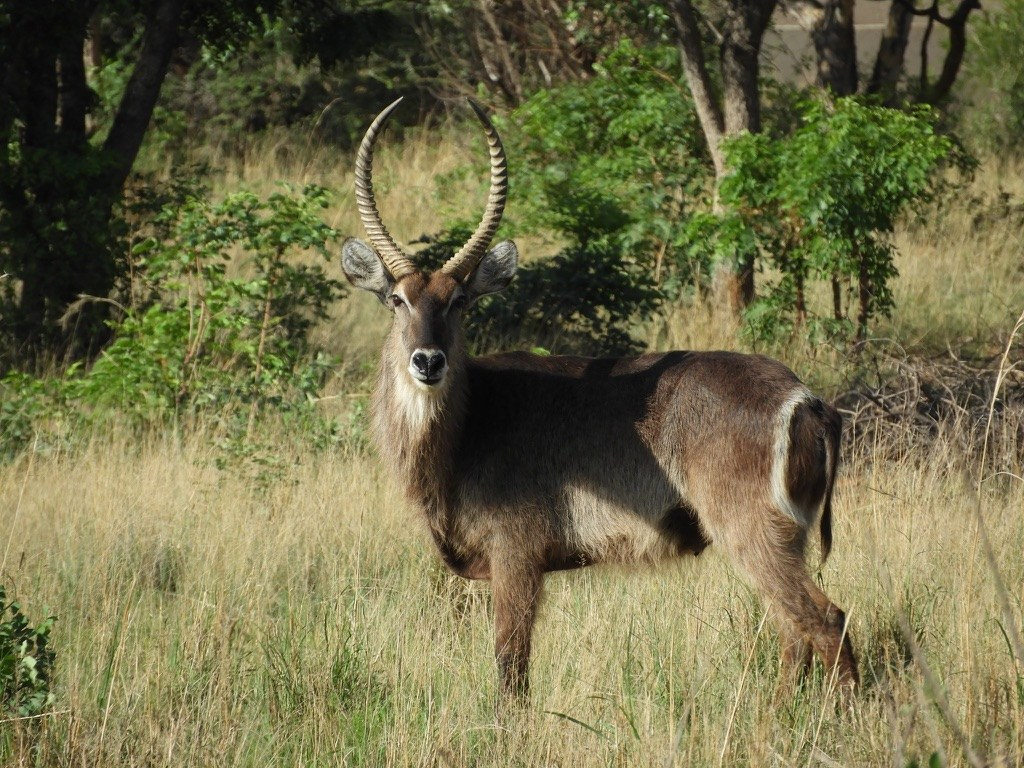
#> input picture assets/postcard_photo.jpg, 1024 x 768 px; its folder holds only this picture in this run
$ python -i quantize.py   (imports and definitions only)
#> lines starting #> are read from the running program, lines starting #| are printed output that depends on the picture; after the words box and inside, x2 and y2 are one past the last pixel; in counts of white or black regions, pixels touching at a corner belong together
#> further down, picture is the input picture: PIL image 1024x768 RGB; mean R, G, B 113, 109.6, 73.1
### src/config_schema.py
"""v5 declarative config schema.

Mirrors the dataclasses in :mod:`src.config` with extra metadata the web UI
needs (labels, descriptions, secret/editable flags, enum choices). The
schema is the single source of truth for:

- Which fields the web ``/api/config`` endpoint may patch (replaces the
  hand-rolled ``EDITABLE_FIELD_PATHS`` allowlist in ``web.config_editor``).
- Which fields are secret (api keys, passwords) and must therefore never
  be returned to the browser as plaintext.
- Which fields should render with a select/dropdown vs a free-form input.
- Human-readable labels and descriptions used by the editor template.

Adding a new editable field is a single ``FieldSpec`` entry. Adding a
brand-new section is a single ``SectionSpec`` entry. Validation of the
underlying values still flows through ``src.config.validate_config``.
"""

from __future__ import annotations

import logging
from dataclasses import dataclass
from typing import Any


@dataclass(frozen=True)
class FieldSpec:
    """Declarative metadata for one editable config field."""

    path: str
    yaml_path: tuple[str, ...]
    type: str  # "str" | "int" | "float" | "bool" | "list[str]" | "enum"
    label: str
    description: str = ""
    choices: tuple[str, ...] | None = None
    secret: bool = False
    editable: bool = True


@dataclass(frozen=True)
class SectionSpec:
    """One top-level YAML section, e.g. ``weather`` or ``display``."""

    name: str
    title: str
    fields: tuple[FieldSpec, ...]


# Accepted values for weather.one_call_version, and the one an unreadable or
# unrecognised value falls back to.  Canonical here rather than in the fetcher
# (``src.fetchers.weather_onecall`` imports these) because this module has no
# dependencies: ``src.config`` needs the default while parsing, and importing a
# fetcher there would pull the fetcher package — which imports ``src.config`` —
# into a circle.
ONE_CALL_VERSIONS = ("3.0", "4.0", "off")
DEFAULT_ONE_CALL_VERSION = "3.0"

# Canvas → 1-bit conversion modes accepted by ``display.quantization_mode``.
# ``src.render.quantize`` dispatches on these; the tuple lives here rather than
# there because that module imports PIL and this one must stay importable
# without it.
QUANTIZATION_MODES = ("threshold", "floyd_steinberg", "ordered")

# Accepted values for the remaining enum fields, shared by the editor's choices
# and validate_config so the two cannot disagree. SCALING_MODES is dispatched on
# by ``src.display.backend``, which imports PIL, so it is defined here.
DISPLAY_PROVIDERS = ("waveshare", "inky")
SCALING_MODES = ("auto", "stretch", "fit")
WEATHER_UNITS = ("imperial", "metric", "standard")
BIRTHDAY_SOURCES = ("file", "calendar", "contacts")
QUOTE_REFRESH_MODES = ("daily", "twice_daily", "hourly")


def _log_level_names() -> tuple[str, ...]:
    """Every level name ``logging`` resolves, lowest level first.

    Derived rather than listed: ``resolve_log_level`` accepts whatever
    ``logging`` knows (``CRITICAL`` and the ``FATAL``/``WARN`` aliases too),
    and a hand-written ``DEBUG/INFO/WARNING/ERROR`` dropdown could not show a
    config using the others.
    """
    mapping = getattr(logging, "getLevelNamesMapping", None)  # 3.11+
    names = mapping() if mapping is not None else dict(logging._nameToLevel)
    return tuple(
        sorted(
            (n for n in names if n != "NOTSET"),
            # Canonical name first within a level, its alias after it.
            key=lambda n: (names[n], logging.getLevelName(names[n]) != n, n),
        )
    )


LOG_LEVELS = _log_level_names()

# Rotation pseudo-themes accepted by ``theme``.  ``AVAILABLE_THEMES`` already
# carries them today, but it is derived from the registry and these three are
# resolved before ``load_theme()`` ever sees them, so name them here rather
# than trust that derivation to keep including them.
RANDOM_THEME_NAMES = ("random", "random_daily", "random_hourly")


# [501 lines left out: functions theme_choices, _f, schema, not called in this run]


def all_field_specs() -> tuple[FieldSpec, ...]:
    """Return every :class:`FieldSpec` across all sections, in order."""
    return tuple(field for section in schema() for field in section.fields)


# [9 lines left out: function editable_field_paths, not called in this run]


def secret_field_paths() -> set[str]:
    """Set of dotted paths that must never be sent to the client as plaintext."""
    return {spec.path for spec in all_field_specs() if spec.secret}


# [33 lines left out: function to_json, not called in this run]

### src/render/quantize.py
"""Final quantization step: convert a greyscale (L) image to 1-bit for eInk output.

Usage::

    from src.render.quantize import quantize_for_display
    result = quantize_for_display(grey_image, mode="threshold")   # → PIL Image mode "1"

Supported modes
---------------
threshold
    Simple 128-level split (no dithering).  Pixels > 128 → white, ≤ 128 → black.
    Preserves the look of themes that already render in strict black/white.

floyd_steinberg
    Error-diffusion dithering via Pillow's built-in Floyd–Steinberg algorithm.
    Produces better apparent grey rendering at the cost of some noise.

ordered
    4×4 Bayer ordered/threshold dithering, implemented in pure Python
    (``tobytes`` / ``putdata``).
    Produces a regular dot-matrix pattern; useful for structured gradients.
"""

from __future__ import annotations

from typing import cast

from PIL import Image

from src.config_schema import QUANTIZATION_MODES


# [16 lines left out: function flatten_pixels, not called in this run]


# SATURATED_PALETTE from InkyE673 (inky_e673.py) — the correct driver for the
# Inky Impression 7.3" 2025 Spectra 6 panel.  Ordering matches the controller's
# color LUT; controller position 4 is unused (skipped by the e673 remap).
#   0=Black, 1=White, 2=Yellow, 3=Red, 4=Blue, 5=Green
#
# These are the PHYSICAL display output colors — dark/muted values that match
# what the ink actually produces.  They are used by InkyDisplay.show() for the
# final palette-index lookup.  Do NOT use these alone as the quantization
# reference palette for photos: because these values are so dark, many vivid or
# mid-tone pixels end up closest to "white" and map incorrectly.  Instead, use
# blend_inky_palette() which mixes these with INKY_SPECTRA6_DESATURATED_PALETTE
# to create better hue decision boundaries (same approach as InkyE673._palette_blend).
INKY_SPECTRA6_PALETTE: list[tuple[int, int, int]] = [
    (0, 0, 0),  # 0 black
    (161, 164, 165),  # 1 white
    (208, 190, 71),  # 2 yellow
    (156, 72, 75),  # 3 red
    (61, 59, 94),  # 4 blue
    (58, 91, 70),  # 5 green
]

# DESATURATED_PALETTE from InkyE673 — the pure/ideal hue references.
# Blending with INKY_SPECTRA6_PALETTE at 50/50 produces reference colors that
# correctly represent each hue region in RGB space (e.g. blue = ~(30,29,174)
# vs. the physical (61,59,94) which is too dark to reliably distinguish from
# white when doing nearest-color matching on typical photo pixels).
INKY_SPECTRA6_DESATURATED_PALETTE: list[tuple[int, int, int]] = [
    (0, 0, 0),  # 0 black
    (255, 255, 255),  # 1 white
    (255, 255, 0),  # 2 yellow
    (255, 0, 0),  # 3 red
    (0, 0, 255),  # 4 blue
    (0, 255, 0),  # 5 green
]


# Waveshare "G" family (black / white / yellow / red) as a *style* palette:
# indexed by the same Spectra-6 positions themes already name (INKY_BLACK …
# INKY_GREEN on src.render.theme), so a theme registered with a blue or green
# accent needs no second declaration — the two inks the panel lacks resolve to
# black, which is what the same theme draws on a monochrome panel. The values
# are the pure inks rather than measured panel colours because the backend
# snaps to them by nearest colour: with pure white as the ground, an
# antialiased glyph edge thresholds at mid-grey, the same cut the 1-bit path
# makes, and the type keeps its weight.
WAVESHARE_G_STYLE_PALETTE: list[tuple[int, int, int]] = [
    (0, 0, 0),  # 0 black
    (255, 255, 255),  # 1 white
    (255, 255, 0),  # 2 yellow
    (255, 0, 0),  # 3 red
    (0, 0, 0),  # 4 "blue" → black
    (0, 0, 0),  # 5 "green" → black
]


# [24 lines left out: function blend_inky_palette, not called in this run]


# 4×4 Bayer matrix, threshold values scaled to 0–240 (base 0–15 × 16).
# Using ×16 (not ×17) keeps the maximum threshold at 240, so a pure-white pixel
# (value 255) always exceeds every threshold and maps cleanly to white.
# Entry [r][c] = threshold for pixel at (x % 4 == c, y % 4 == r).
_BAYER_4X4: list[list[int]] = [
    [0, 128, 32, 160],
    [192, 64, 224, 96],
    [48, 176, 16, 144],
    [240, 112, 208, 80],
]


def quantize_for_display(image: Image.Image, mode: str = "threshold") -> Image.Image:
    """Convert a greyscale image to 1-bit using the specified quantization mode.

    Args:
        image: PIL Image.  If not already mode ``"L"``, it is converted first.
        mode:  One of ``"threshold"``, ``"floyd_steinberg"``, or ``"ordered"``.

    Returns:
        PIL Image in mode ``"1"``.

    Raises:
        ValueError: If *mode* is not one of the supported values.
    """
#> called with mode = 'threshold'
    if image.mode != "L":
        image = image.convert("L")
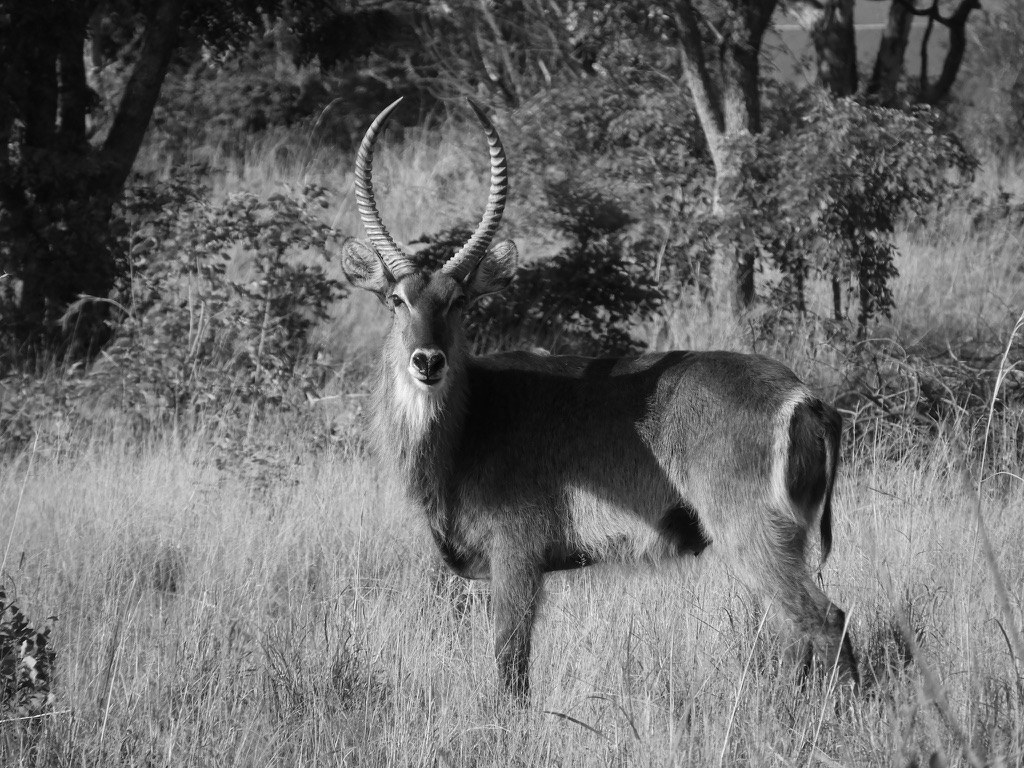
#> image: PIL image 1024x768 L; min 0, max 254, mean 106.5

    if mode == "threshold":
        return image.convert("1", dither=Image.Dither.NONE)
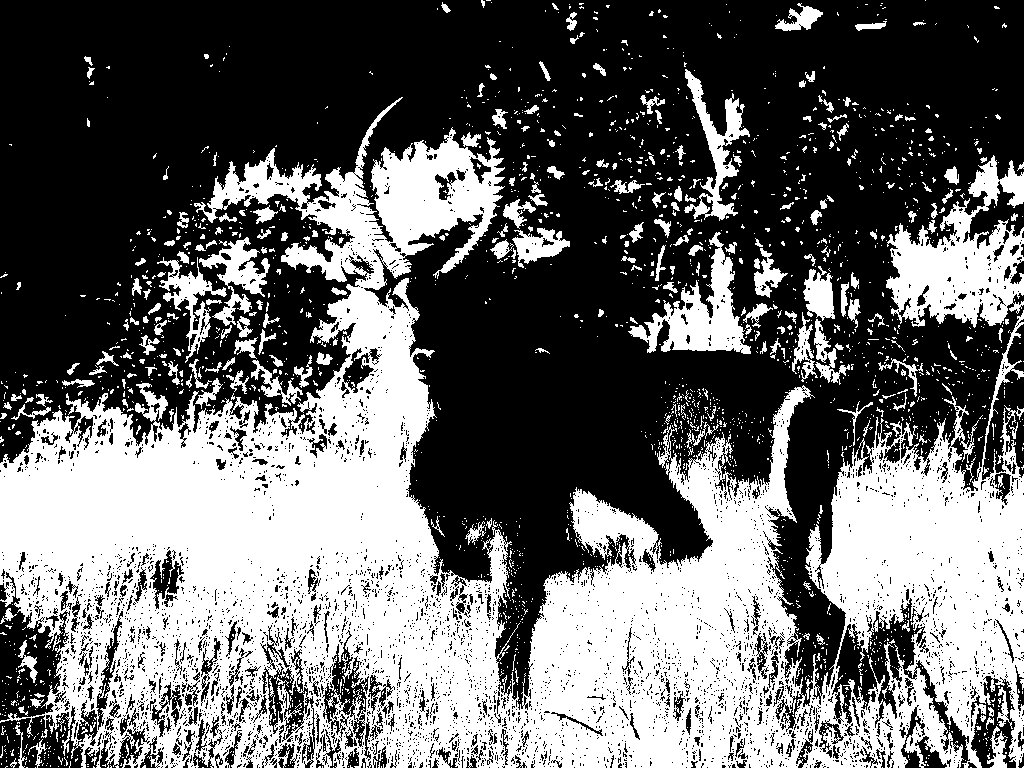
#> returned value: PIL image 1024x768 1; 40.9% white; 2258 white regions (1991 under 20 px), largest, box (x1, y1, x2, y2) and area: (0, 97, 1024, 768) 269532, (886, 155, 1024, 328) 11838, (628, 232, 751, 354) 5137

    if mode == "floyd_steinberg":
        return image.convert("1", dither=Image.Dither.FLOYDSTEINBERG)

    if mode == "ordered":
        return _ordered_bayer(image)

    raise ValueError(
        f"Unknown quantization mode {mode!r}. Valid modes: {', '.join(QUANTIZATION_MODES)}"
    )


# [192 lines left out: functions _ordered_bayer, quantize_to_palette_ordered, quantize_to_palette_fs, quantize_to_palette_nearest, build_palette_image, not called in this run]

>>> from PIL import Image
>>> picture = Image.open('../../assets/postcard_photo.jpg')
>>> result = quantize_for_display(picture)

$ run again, on assets/moon_full.png
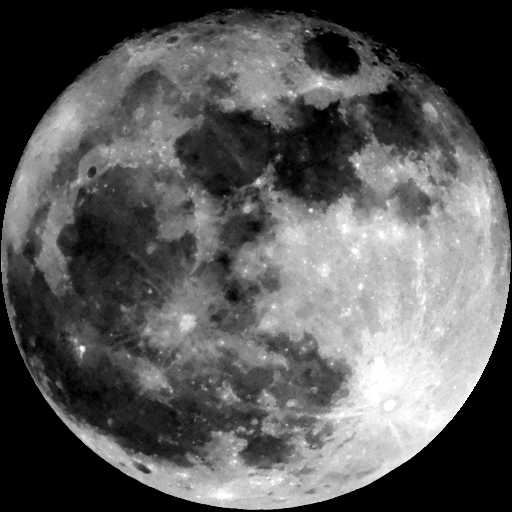
#> input picture assets/moon_full.png, 512 x 512 px
#> picture is the input picture: PIL image 512x512 L; min 0, max 255, mean 89.7
#> in quantize_for_display, `return image.convert("1", dither=Image.Dither.NONE)`:
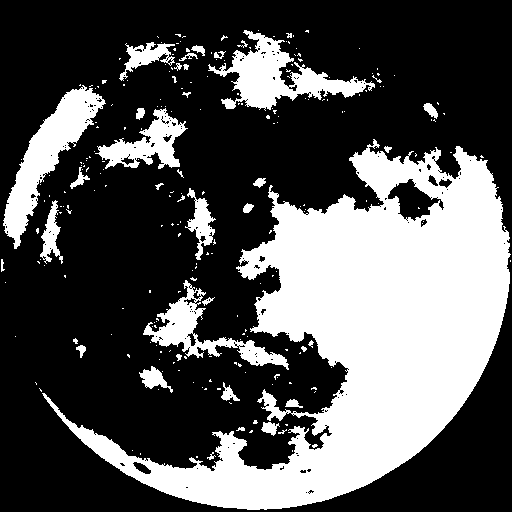
#> returned value: PIL image 512x512 1; 32.7% white; 244 white regions (205 under 20 px), largest, box (x1, y1, x2, y2) and area: (42, 139, 511, 510) 65739, (3, 85, 106, 249) 5035, (208, 30, 375, 111) 4665
